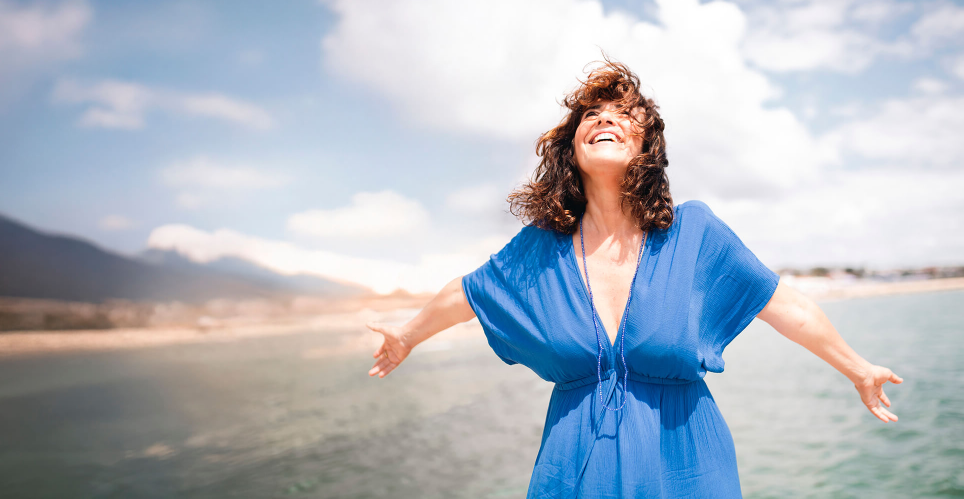
#> input picture source/images/originals/2022/04/CABECERA.jpg, 1928 x 997 px, found by its file name (shown at 1/2 size)
$ python build_hero_variants.py
#> lines starting #> are read from the running program, lines starting #| are printed output that depends on the picture
from PIL import Image, ImageOps
import os, json

ROOT=r"C:\Users\alloc\OneDrive\Desktop\gemmashivali"
OUT=os.path.join(ROOT,"site","public","images")
GEN=os.path.join(ROOT,"source","generated")
SEA=os.path.join(ROOT,"source","images","originals","2022","04","CABECERA.jpg")

def save(im, name, q=86):
    im.save(os.path.join(OUT,name),"JPEG",quality=q,optimize=True,progressive=True)
    print(name, im.size, os.path.getsize(os.path.join(OUT,name))//1024, "KB")

# Sea desktop 1920x1080: resize to height 1080 then center-crop width
sea=Image.open(SEA).convert("RGB")
#> sea is the input picture: PIL image 1928x997 RGB; mean R, G, B 175.7, 182.9, 193
sea_d=sea.resize((round(sea.width*1080/sea.height),1080),Image.LANCZOS)
left=(sea_d.width-1920)//2
#> left = 84
sea_d=sea_d.crop((left,0,left+1920,1080))
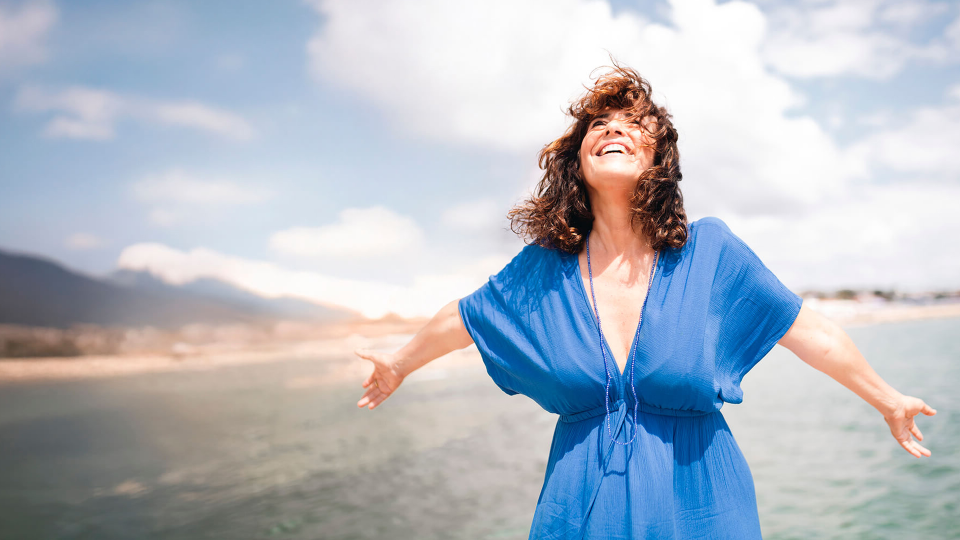
#> sea_d: PIL image 1920x1080 RGB (shown at 1/2 size); mean R, G, B 177.3, 184.6, 195
save(sea_d,"hero-sea.jpg",87)
#| hero-sea.jpg (1920, 1080) 199 KB

# Sea mobile 900x1200: crop 3:4 around the right-side subject
# original 1928x997 -> crop 748x997 at x=800
sea_m=sea.crop((800,0,800+748,997)).resize((900,1200),Image.LANCZOS)
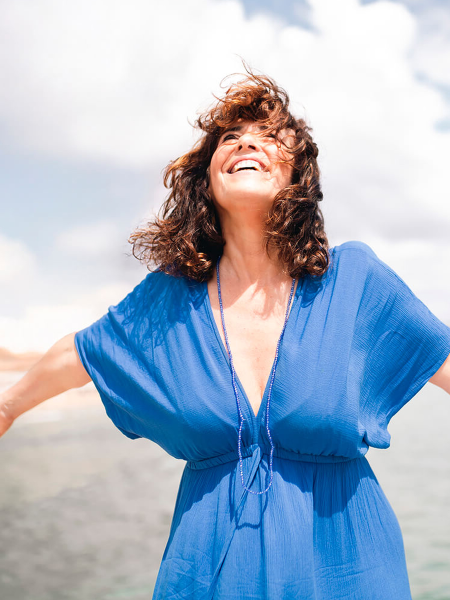
#> sea_m: PIL image 900x1200 RGB (shown at 1/2 size); mean R, G, B 166.1, 181.6, 200.8
save(sea_m,"hero-sea-mobile.jpg",87)
#| hero-sea-mobile.jpg (900, 1200) 157 KB

jobs=[
 ("hero-01-meditation.jpg","hero-meditation.jpg","hero-meditation-mobile.jpg",80,384,0),
 ("hero-02-session.jpg","hero-session.jpg","hero-session-mobile.jpg",80,600,1),
 ("hero-03-circle.jpg","hero-circle.jpg","hero-circle-mobile.jpg",80,400,2),
 ("hero-04-retreat.jpg","hero-retreat.jpg","hero-retreat-mobile.jpg",80,450,3),
 ("hero-05-qigong.jpg","hero-qigong.jpg","hero-qigong-mobile.jpg",80,450,4),
 ("hero-06-tantra.jpg","hero-tantra.jpg","hero-tantra-mobile.jpg",80,180,5),
]
for src,desk_name,mob_name,yoff,crop_x,idx in jobs:
    im=Image.open(os.path.join(GEN,src)).convert("RGB")
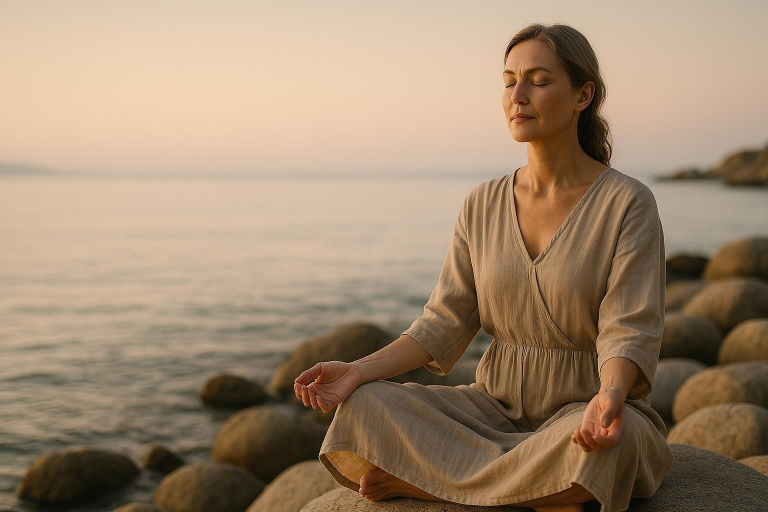
#> input picture source/generated/hero-01-meditation.jpg, 1536 x 1024 px, found by its file name (shown at 1/2 size)
#> im is the input picture: PIL image 1536x1024 RGB; mean R, G, B 159.5, 135.8, 110.7
    # desktop 16:9: crop 1536x864 from y offset
    d=im.crop((0,yoff,1536,yoff+864)).resize((1920,1080),Image.LANCZOS)
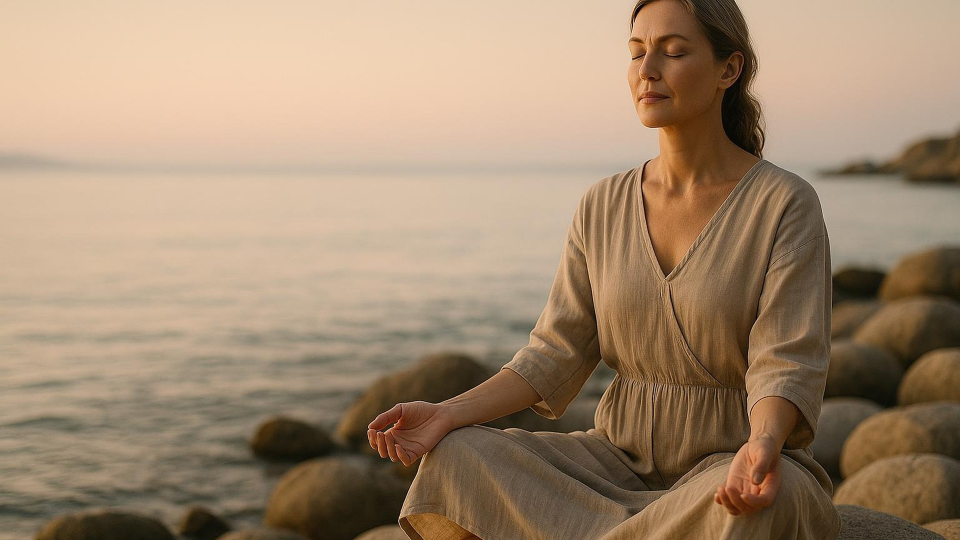
#> d: PIL image 1920x1080 RGB (shown at 1/2 size); mean R, G, B 161.6, 137.2, 111.8
    save(d,desk_name,86)
#| hero-meditation.jpg (1920, 1080) 219 KB
    # mobile 3:4: crop 768x1024
    m=im.crop((crop_x,0,crop_x+768,1024)).resize((900,1200),Image.LANCZOS)
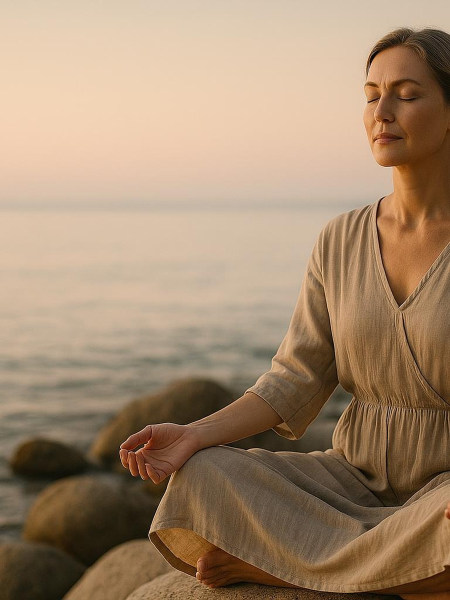
#> m: PIL image 900x1200 RGB (shown at 1/2 size); mean R, G, B 163.4, 137.2, 110.7
    save(m,mob_name,86)
#| hero-meditation-mobile.jpg (900, 1200) 134 KB
#> pass 2 of the loop `for src,desk_name,mob_name,yoff,crop_x,idx in jobs:`:
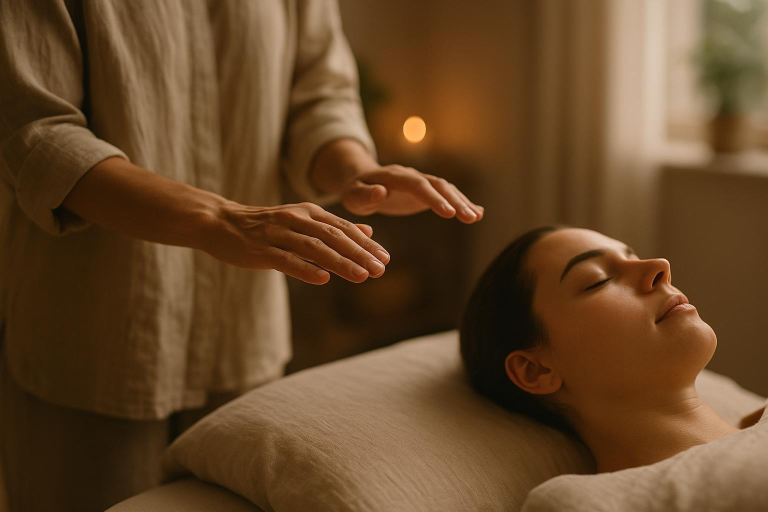
#> input picture source/generated/hero-02-session.jpg, 1536 x 1024 px, found by its file name (shown at 1/2 size)
#> im is the input picture: PIL image 1536x1024 RGB; mean R, G, B 101.1, 70.3, 39.6
#> `d=im.crop((0,yoff,1536,yoff+864)).resize((1920,1080),Image.LANCZOS)`:
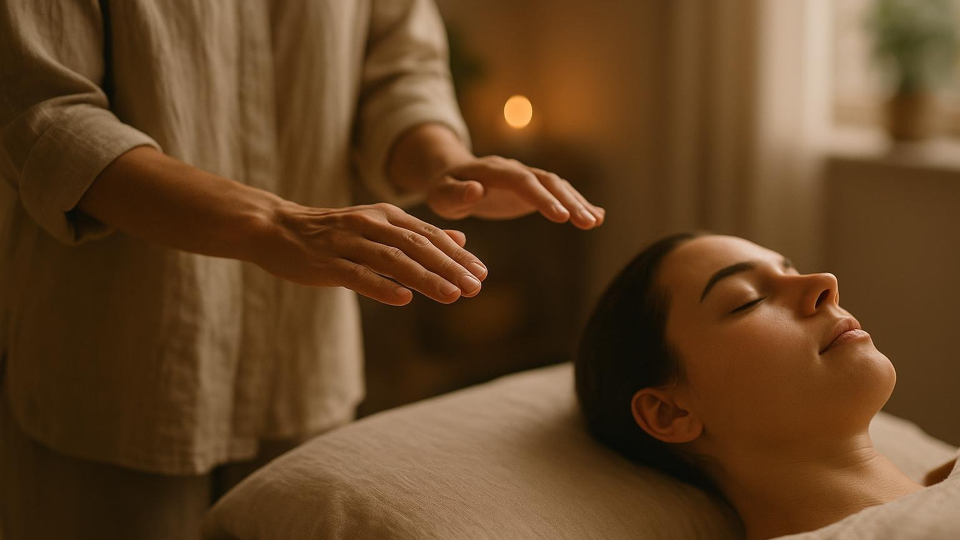
#> d: PIL image 1920x1080 RGB (shown at 1/2 size); mean R, G, B 98.9, 67.6, 36.9
#| hero-session.jpg (1920, 1080) 155 KB
#> `m=im.crop((crop_x,0,crop_x+768,1024)).resize((900,1200),Image.LANCZOS)`:
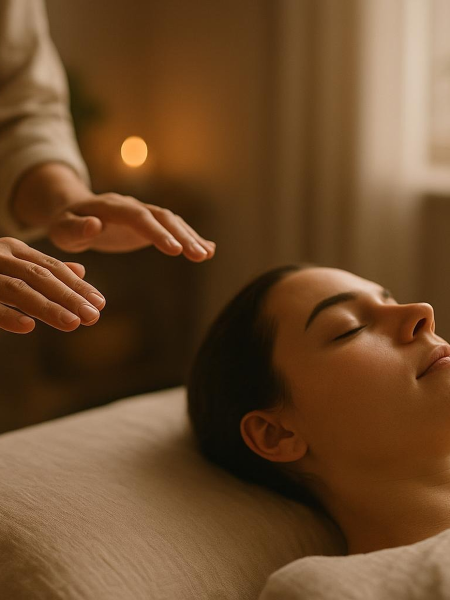
#> m: PIL image 900x1200 RGB (shown at 1/2 size); mean R, G, B 108.1, 74.1, 42.5
#| hero-session-mobile.jpg (900, 1200) 90 KB
#> pass 3 of the loop `for src,desk_name,mob_name,yoff,crop_x,idx in jobs:`:
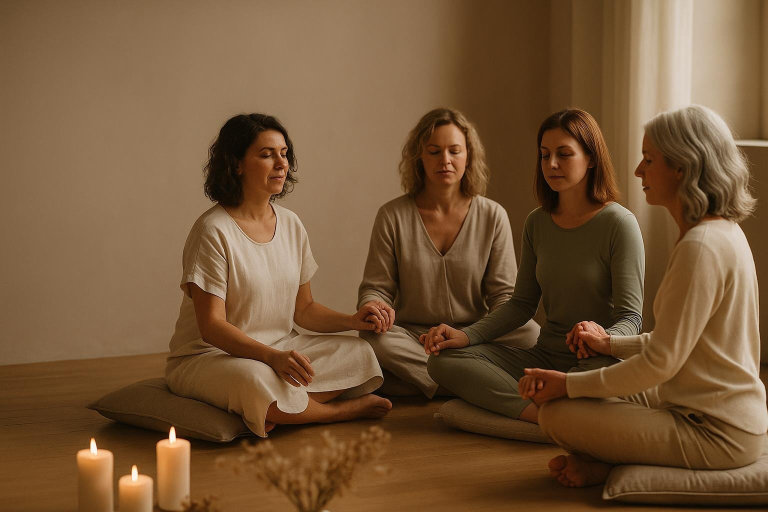
#> input picture source/generated/hero-03-circle.jpg, 1536 x 1024 px, found by its file name (shown at 1/2 size)
#> im is the input picture: PIL image 1536x1024 RGB; mean R, G, B 117.1, 85.9, 55.3
#> `d=im.crop((0,yoff,1536,yoff+864)).resize((1920,1080),Image.LANCZOS)`:
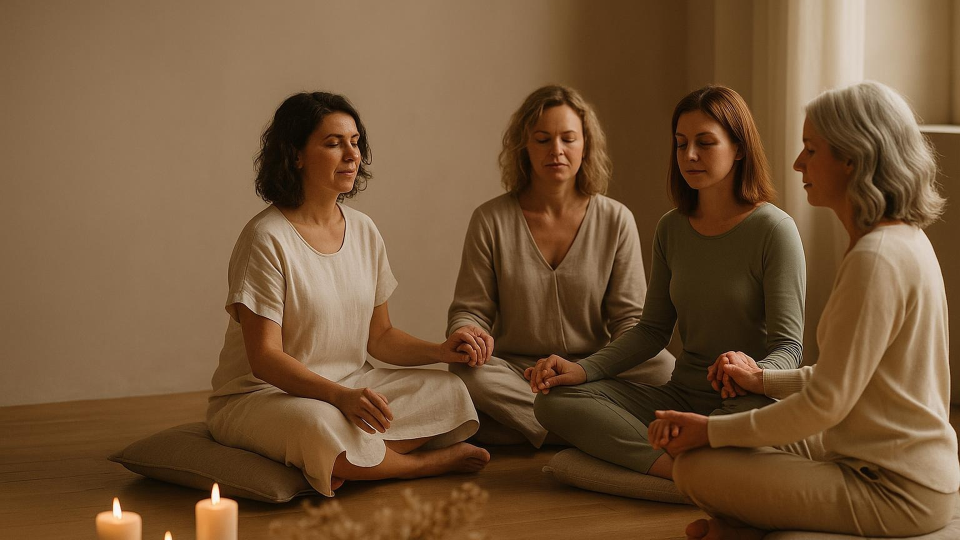
#> d: PIL image 1920x1080 RGB (shown at 1/2 size); mean R, G, B 116.4, 85.7, 55.7
#| hero-circle.jpg (1920, 1080) 215 KB
#> `m=im.crop((crop_x,0,crop_x+768,1024)).resize((900,1200),Image.LANCZOS)`:
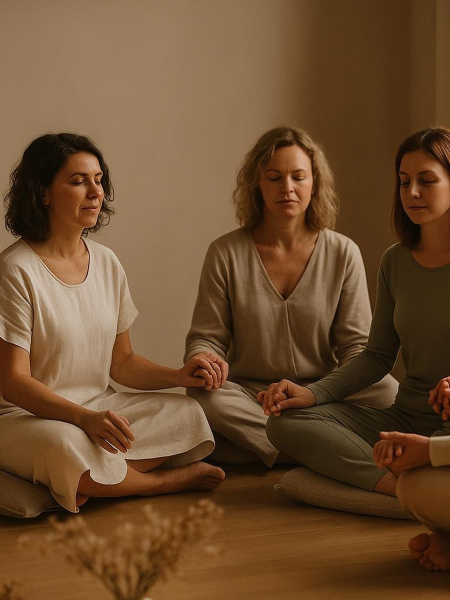
#> m: PIL image 900x1200 RGB (shown at 1/2 size); mean R, G, B 109.1, 77, 47.4
#| hero-circle-mobile.jpg (900, 1200) 124 KB
#> (the run stopped early here; a loop or call above may not have finished)
